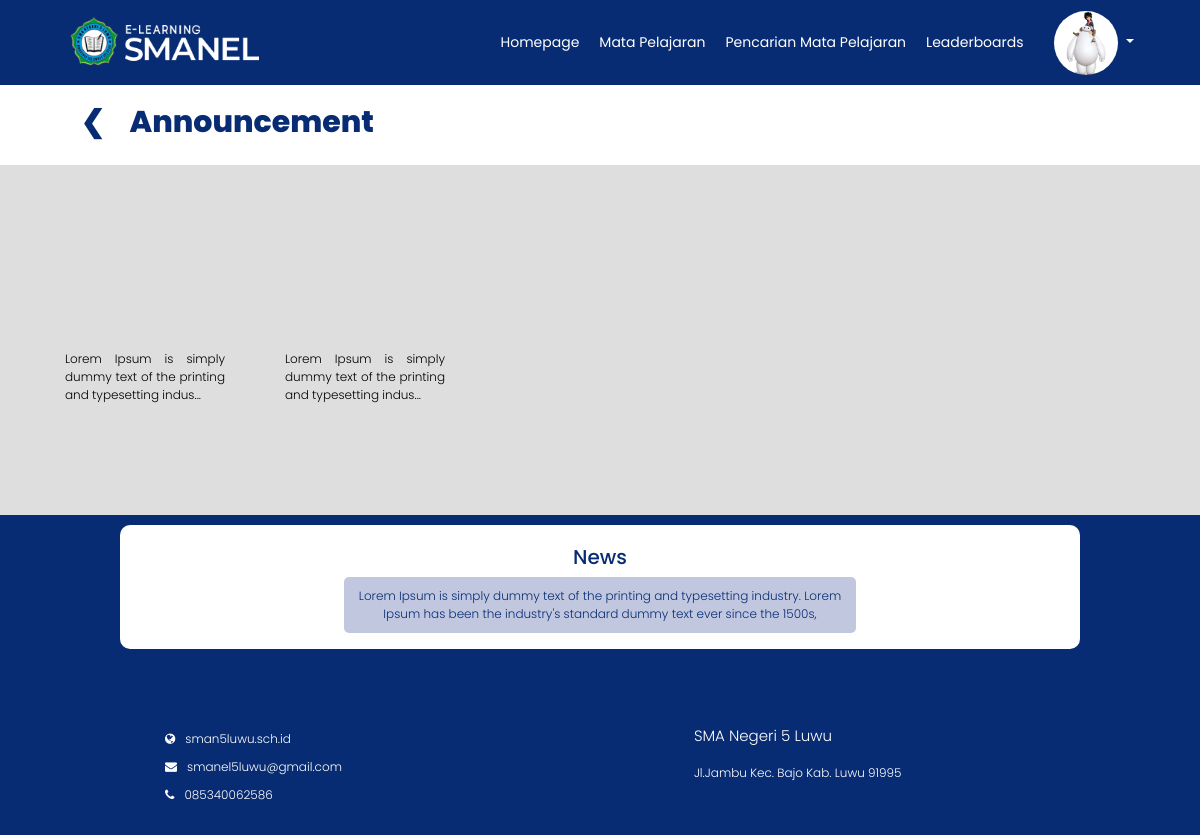
/Backend/announcement.php (signed in), run on the app's committed database.
### tables this page shows
CREATE TABLE `user_siswa` (
  `Id` int(11) NOT NULL,
  `Nama` varchar(225) NOT NULL,
  `Nis` varchar(225) NOT NULL,
  `Kelas` varchar(225) NOT NULL,
  `Tempat` varchar(225) NOT NULL,
  `Tanggal` date NOT NULL,
  `Email` varchar(255) NOT NULL,
  `Alamat` varchar(225) NOT NULL,
  `Username` varchar(225) NOT NULL,
  `Password` varchar(225) NOT NULL,
  `Profil` varchar(225) NOT NULL
);

CREATE TABLE `announcement` (
  `id_announ` int(11) NOT NULL,
  `judul` varchar(225) NOT NULL,
  `deskripsi` text NOT NULL,
  `image` varchar(255) NOT NULL
);

### Backend/functions.php (called while the page is built, shortened)
<?php
function koneksi()
{
    return mysqli_connect('localhost', 'root', '', 'elearning');
}
function query($query)
{
    $conn = koneksi();
    $result = mysqli_query($conn, $query);
    if(mysqli_num_rows($result)==1){
        return mysqli_fetch_assoc($result);
    }
    $rows = [];
    return $rows;
}
function querys($query)
{
    $conn = koneksi();
    $result = mysqli_query($conn, $query);
    $rows = [];
    while ($row = mysqli_fetch_assoc($result)) {
        $rows[] = $row;
    }
    return $rows;
}
?>

### Backend/announcement.php (the view, shortened to what this page needs)
<?php
require 'functions.php';
$a = querys("SELECT * FROM announcement ORDER BY id_announ DESC");
?>
<!DOCTYPE html>
<html lang="en">
<head>
  <link rel="stylesheet" href="https://stackpath.bootstrapcdn.com/bootstrap/4.5.0/css/bootstrap.min.css"
>
  <link rel="stylesheet" href="path/to/font-awesome/css/font-awesome.min.css">
  <link rel="stylesheet" href="https://stackpath.bootstrapcdn.com/font-awesome/4.7.0/css/font-awesome.min.css"
>
  <link rel="stylesheet" href="style_annountcement.css?<?php echo time()?>">
  <link rel="stylesheet" href="lightslider.css">
</head>
<body>
  <?php require_once('navbar/navbarhome.php') ?>
  <div class="header">
    <a id="back" href="homepage.php">&#10094;</a>
    <a id="back" href="homepage.php">Announcement</a>
  </div>
  <div class="announce">
  <div id="exTab1" class=" container slider">
    <ul  class="nav cs-hidden container" id="autoWidth">
      <?php $i=1; foreach ($a as $i => $a): ?>
        <?php if($i==0){ ?>
          <li class="active">
            <a style="text-decoration: none;" href="#section<?php echo $i; ?>" data-toggle="tab">
            <div class="swiper-slide" style="background: url(img_homepage/<?php echo $a["image"]?>) no-repeat; background-position: 50%;background-size: cover;">
              <a href="#section<?php echo $i; ?>" data-toggle="tab" onclick="">&#10095;</a>
              <a style="text-decoration: none;" href="#section<?php echo $i; ?>" data-toggle="tab"><h5><?php echo $a['judul']; ?></h5></a>
              <a style="text-decoration: none;color:black;" href="#section<?php echo $i; ?>" data-toggle="tab"><p><?= substr($a["deskripsi"],0,70)?>...</p></a>
            </div>
            </a>
			    </li>
        <?php }else{ ?>
            <li><a style="text-decoration: none;" href="#sectionB<?php echo $i; ?>" data-toggle="tab">
            <div class="swiper-slide" style="background: url(img_homepage/<?php echo $a["image"]?>) no-repeat; background-position: 50%;background-size: cover;">
              <a href="#sectionB<?php echo $i; ?>" data-toggle="tab" onclick="">&#10095;</a>
              <a style="text-decoration: none;" href="#sectionB<?php echo $i; ?>" data-toggle="tab"><h5><?php echo $a['judul']; ?></h5></a>
              <a style="text-decoration: none;color:black;" href="#sectionB<?php echo $i; ?>" data-toggle="tab"><p><?= substr($a["deskripsi"],0,70)?>...</p></a>
            </div>
            </a></li>
        <?php } ?>
      <?php endforeach ?>
		</ul>
  </div>
  <div class="details">
    <div class="tab-content detail container">
    <?php $al = querys("SELECT * FROM announcement ORDER BY id_announ DESC"); ?>
    <?php $i = 1; foreach($al as $i => $al):  ?>
      <?php if($i==0){ ?>
        <div class="tab-pane text active" id="section<?php echo $i; ?>">
          <div class="content">
          <div class="text col-md-7">
            <h3><?= $al["judul"]; ?></h3>
            <p><?php echo $al["deskripsi"]; ?></p>
          </div>
          </div>
				</div>
        <?php } ?>
      <?php endforeach ?>
	    </div>
    </div>
  </div>
  <div class="footer">
    <div class="nama-footer">
      <p class="tfooter">SMA Negeri 5 Luwu</p>
      <p>Jl.Jambu Kec. Bajo Kab. Luwu 91995</p>
    </div>
    <div class="web">
      <ul>
        <li><a href="http://sman5luwu.sch.id/index.php"><i class="fa fa-globe"></i><span>sman5luwu.sch.id</span></a>
        </li>
        <li><a href="#"><i class="fa fa-envelope"></i><span>smanel5luwu@gmail.com</span></a></li>
        <li><a href="#"><i class="fa fa-phone"></i><span>085340062586</span></a></li>
      </ul>
    </div>
  </div>
</body>
</html>

### Backend/navbar/navbarhome.php (shortened to what this page needs)
<?php
$nama = $_SESSION["Nis"];
$user = query("SELECT * FROM user_siswa WHERE Nis = '$nama'");
?>
<nav class="navbar navbar-expand-lg navbar-light fixed-top">
  <div class="navbar-header">
    <img src="img/logo.png" alt="">
  </div>
  <div class="collapse navbar-collapse" id="navbarNav">
    <ul class="navbar-nav ml-auto">
      <li class="name nav-item">
        <a href="homepage.php" class="btn active" aria-hidden="true">Homepage</a>
      </li>
      <li class="mapel nav-item">
        <a href="matapelajaran.php" class="btn" aria-hidden="true">Mata Pelajaran</a>
      </li>
      <li class="search-mapel nav-item">
        <a href="pencarian_siswa.php" class="btn" aria-hidden="true">Pencarian Mata Pelajaran </a>
      </li>
      <li class="leader nav-item">
        <a href="leaderboards.php" class="btn" aria-hidden="true">Leaderboards</a>
      </li>
    </ul>
    <div class="profil nav-item dropdown-toggle" type="button" data-toggle="dropdown" aria-haspopup="true" aria-expanded="false">
      <img alt="your image" src="img/<?php echo $user["Profil"]; ?>" title="<?php echo  $user["Profil"];  ?>" style="border-radius: 50%;">
    </div>
  </div>
</nav>

### Backend/style_annountcement.css (style rules this page uses)
* { font-weight: 300; margin: 0; padding: 0; font-family: 'Poppins', sans-serif; }
body { background: #dedede; justify-content: center; align-items: center; height: fit-content; }
.navbar { background-color: #082C73; color: white; }
.navbar-header img { height: 8vh; margin-top: 5px; margin-left: 5vh; padding-bottom: 8px; color: white; }
.navbar .navbar-header { color: #fefefe; padding-left: 10px; }
.navbar .navbar-nav li a { padding: 10px; color: white; text-decoration: none; transition: 0.5s ease; border: none; font-size: 14px; float: right; }
#navbarNav .profil { margin: 0 20px; padding-right: 30px; float: right; }
#navbarNav .profil img { width: 8vh; }
.footer { display: grid; height: max-content; width: 100%; bottom: 0; background-color: #082C73; position: relative; padding: 10px; font-size: 12px; }
.footer .web { grid-column: 1; grid-row: 4; margin-left: 150px; }
.footer .web ul li { list-style: none; padding: 5px; }
.footer .web span { color: white; padding: 10px; }
.footer .web i { color: white; }
.footer .nama-footer { grid-column: 3; grid-row: 4; color: white; padding-right: 120px; }
.footer .nama-footer .tfooter { font-size: 15px; }
.header { background-color: white; z-index: 0; padding: 100px 80px 20px 80px; }
.header a { font-weight: 800; padding-top: 20px; font-size: 30px; color: #082C73; margin-right: 20px; text-decoration: none; }
.slider { margin: 50px auto; overflow-x: auto; overflow-y: hidden; }
.swiper-slide { cursor: pointer; background-color: #00000060; background-blend-mode: color; background-size: cover; mix-blend-mode: multiply; background-position: 50%; height: 250px; width: 200px; border-radius: 5px; color: white; text-align: right; font-size: 12px; margin-right: 20px; }
.swiper-slide a { color: white; padding: 12px; font-size: 15px; cursor: pointer; }
.swiper-slide h5 { padding-left: 10px; text-align: left; font-size: 18px; margin-top: 75px; }
.swiper-slide p { margin-top: -20px; font-size: 12px; border-radius: 5px; padding: 10px; background-color: rgba(255, 255, 255, 0.712); color: black; text-align: justify; width: 90%; margin: 10px; margin-bottom: 10px; margin-top: -25px; }
.details { display: block; min-height: 200px; width: 100%; background-color:#082C73; position: relative; font-size: 12px; padding-top: 20px; }
.detail { height: max-content; width: 80%; background-color: white; position: relative; font-size: 12px; border-radius: 10px; }
.detail .text { color: #082C73; text-align: justify; font-size: 14px; position: relative; margin-right: 30px; }
.detail .text p { border-radius: 5px; padding: 10px 5px 10px 5px; background-color: rgb(154, 162, 204, 0.6); }
@media screen and (min-width: 751px) and (max-width: 1200px) { .details { font-size: 8px; padding-top: 10px; } }
@media screen and (min-width: 751px) and (max-width: 1200px) { .detail { justify-content: center; } }
@media screen and (min-width: 751px) and (max-width: 1200px) { .detail .text { font-size: 12px; position: relative; text-align: center; margin: 0px auto; } }
@media screen and (min-width: 751px) and (max-width: 1200px) { .content { flex-direction: column; } }
@media screen and (min-width: 751px) and (max-width: 1200px) { h3 { font-size: 20px; } }
@media screen and (min-width: 751px) and (max-width: 1200px) { .text h3 { margin-top: 10px !important; } }
ul#autoWidth { flex-wrap: nowrap; }
.text h3 { margin-top: 80px; }
.content { display: flex; }

### data on the page
user_siswa: Profil (picture)
announcement: deskripsi "Lorem Ipsum is simply dummy text of the printing and typesetting indus", judul "News", deskripsi "Lorem Ipsum is simply dummy text of the printing and typesetting industry. Lorem Ipsum has been the industry's standard dummy text ever since the 1500s,"
announcement: deskripsi "Lorem Ipsum is simply dummy text of the printing and typesetting indus"
